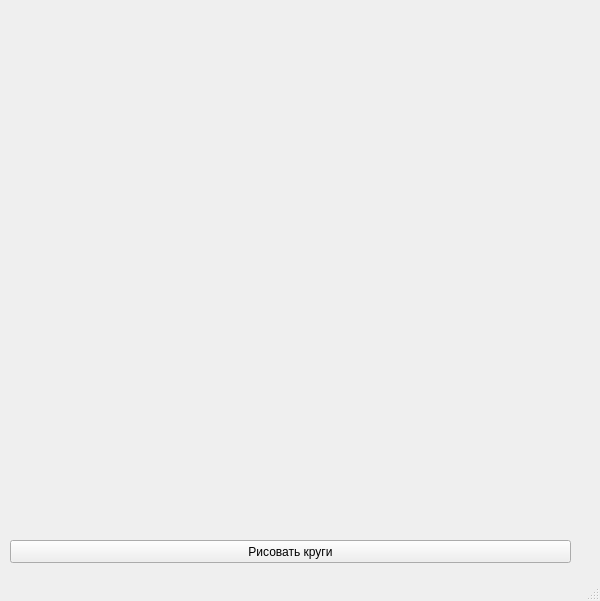
<?xml version="1.0" encoding="UTF-8"?>
<ui version="4.0">
 <class>MainWindow</class>
 <widget class="QMainWindow" name="MainWindow">
  <property name="geometry">
   <rect>
    <x>0</x>
    <y>0</y>
    <width>600</width>
    <height>601</height>
   </rect>
  </property>
  <property name="windowTitle">
   <string>MainWindow</string>
  </property>
  <widget class="QWidget" name="centralwidget">
   <widget class="QPushButton" name="pushButton">
    <property name="geometry">
     <rect>
      <x>10</x>
      <y>540</y>
      <width>561</width>
      <height>23</height>
     </rect>
    </property>
    <property name="text">
     <string>Рисовать круги</string>
    </property>
   </widget>
  </widget>
  <widget class="QStatusBar" name="statusbar"/>
 </widget>
 <resources/>
 <connections/>
</ui>
